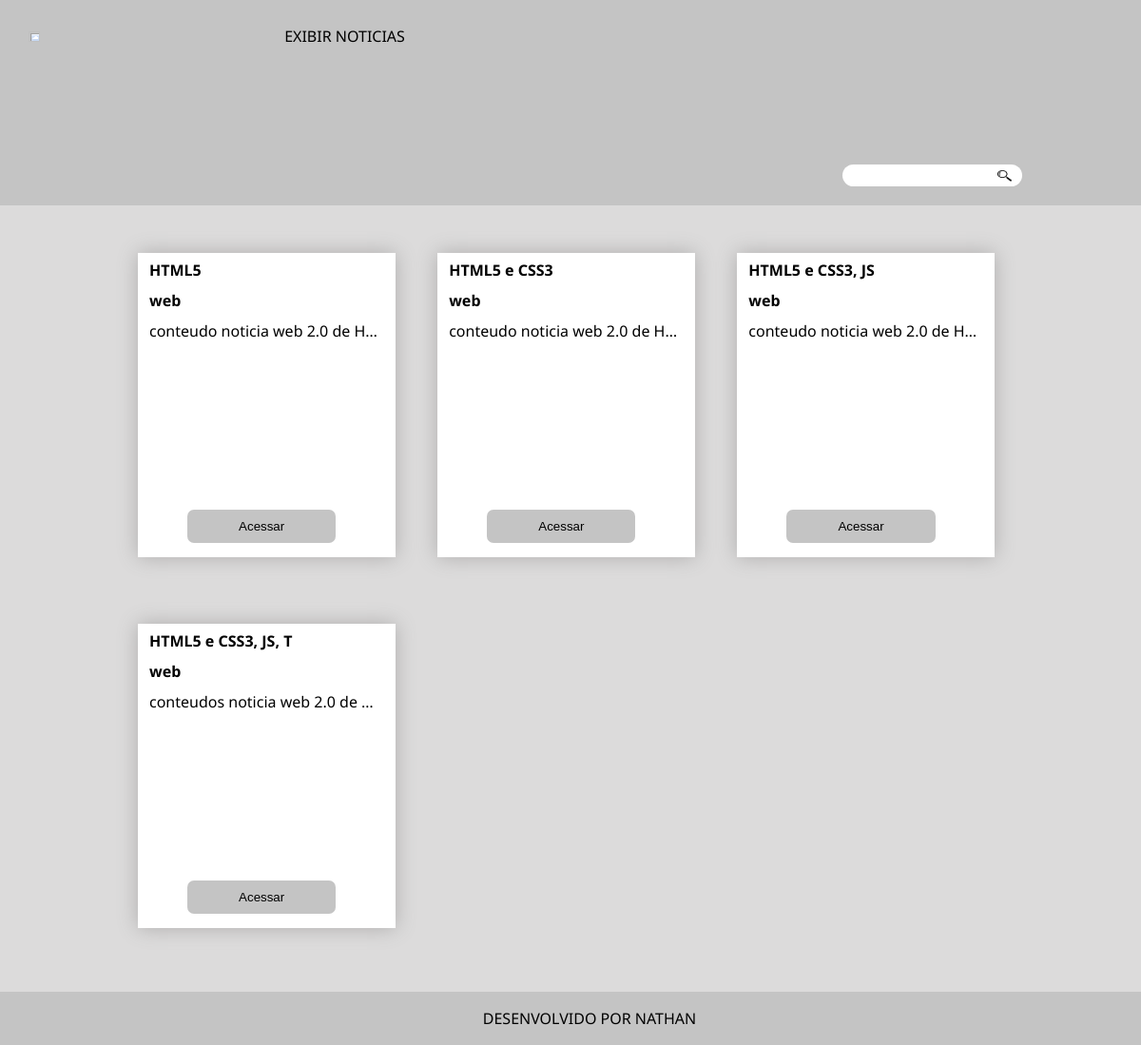
/index.php?busca=HTML5, run on the app's committed database.
### tables this page shows
CREATE TABLE `noticias` (
  `id` int(11) NOT NULL AUTO_INCREMENT,
  `id_usuario` int(11) DEFAULT NULL,
  `id_categoria` int(11) DEFAULT NULL,
  `titulo` varchar(150) NOT NULL,
  `conteudo` text NOT NULL,
  `data_publicacao` date DEFAULT NULL,
  PRIMARY KEY (`id`),
  KEY `id_categoria` (`id_categoria`),
  KEY `id_usuario` (`id_usuario`),
  CONSTRAINT `noticias_ibfk_1` FOREIGN KEY (`id_categoria`) REFERENCES `categorias` (`id`),
  CONSTRAINT `noticias_ibfk_2` FOREIGN KEY (`id_usuario`) REFERENCES `usuarios` (`id`)
);

CREATE TABLE `categorias` (
  `id` int(11) NOT NULL AUTO_INCREMENT,
  `nome` varchar(100) NOT NULL,
  PRIMARY KEY (`id`),
  UNIQUE KEY `nome` (`nome`)
);

### src/repositorio/RepositorioNoticias.php (called while the page is built, shortened)
<?php
class RepositorioNoticias
{
    private PDO $conexao;
    public function __construct(PDO $conexao)
    {
        $this->conexao = $conexao;
    }
    private function hidratarListaNoticias($consulta): array
    {
        $listaDadosNoticias = $consulta->fetchAll(PDO::FETCH_ASSOC);
        $listaNoticias = [];
        foreach ($listaDadosNoticias as $dadosNoticia) {
            $listaNoticias[] = new \Noticia(
                $dadosNoticia['id'],
                new \Categoria($dadosNoticia['id_da_categoria'], $dadosNoticia['categoria']),
                $dadosNoticia['titulo'],
                $dadosNoticia['conteudo'],
                $dadosNoticia['data_publicacao']
            );
        }
        return $listaNoticias;
    }
    public function pesquisarNoticia($palavra): array
    {
        $palavra = '%' . $palavra . '%';
        $sql = "SELECT noticias.id, categorias.id AS id_da_categoria, categorias.nome AS categoria, noticias.titulo, noticias.conteudo, noticias.data_publicacao
        FROM noticias JOIN categorias ON noticias.id_categoria = categorias.id WHERE noticias.titulo LIKE :palavra OR  categorias.nome LIKE :palavra ORDER BY noticias.data_publicacao DESC;";
        $consulta = $this->conexao->prepare($sql);
        $consulta->bindValue(':palavra', $palavra);
        $consulta->bindValue(':palavra', $palavra);
        $consulta->execute();
        return $this->hidratarListaNoticias($consulta);
    }
}

### src/dominio/modelo/Categoria.php (called while the page is built, shortened)
<?php
class Categoria
{
    private $categoria;
    public function __construct(?int $id, string $categoria)
    {
        $this->categoria = $this->limpar($categoria);
    }
    public function categoria(): string
    {
        return $this->categoria;
    }
    private function limpar($categoria)
    {
        $categoria = trim($categoria);
        $categoria = stripcslashes($categoria);
        $categoria = htmlspecialchars($categoria);
        return $categoria;
    }
}

### src/dominio/modelo/Noticia.php (called while the page is built, shortened)
<?php
class Noticia
{
    private $id;
    private $categoria;
    private $titulo;
    private $conteudo;
    public function __construct(?int $id, Categoria $categoria, string $titulo, string $conteudo, ?string $dataPublicacao)
    {
        $this->id = $id;
        $this->categoria = $categoria;
        $this->titulo = $this->limpar($titulo);
        $this->conteudo = $this->limpar($conteudo);
    }
    public function id(): ?int
    {
        return $this->id;
    }
    public function titulo(): string
    {
        return $this->titulo;
    }
    public function conteudo(): string
    {
        return $this->conteudo;
    }
    public function categoria(): string
    {
        return $this->categoria->categoria();
    }
    private function limpar($noticia)
    {
        $noticia = trim($noticia);
        $noticia = htmlspecialchars($noticia);
        return $noticia;
    }
}

### index.php (the view, shortened to what this page needs)
<?php
require_once 'src/dominio/modelo/Noticia.php';
require_once 'src/dominio/modelo/Categoria.php';
require_once 'src/repositorio/RepositorioNoticias.php';
require_once 'layout/cabecalho.php';
$conexao = Conexao::criarConexao();
$repositorioNoticias = new RepositorioNoticias($conexao);
if (isset($_GET['busca']) and $_GET['busca'] != '') {
    $noticias = $repositorioNoticias->pesquisarNoticia($_GET['busca']);
} else {
    $noticias = $repositorioNoticias->todasAsNoticias();
}
?>
<!DOCTYPE html>
<html lang="pt-br">
<head>
    <link rel="stylesheet" href="reset.css">
    <link rel="stylesheet" href="style.css">
</head>
    <main>
        <?php foreach ($noticias as $noticia) : ?>
            <section class="caixa-noticia">
                <h2><?php echo $noticia->titulo(); ?></h2>
                <h3><?php echo $noticia->categoria(); ?></h3>
                <p>
                    <?php echo $noticia->conteudo(); ?>
                </p>
                <div class="botao-caixa">
                    <button><a href="noticia.php?id=<?php echo $noticia->id(); ?>" class="butao-noticia">Acessar</a></button>
                </div>
            </section>
        <?php endforeach ?>
    </main>

### style.css (style rules this page uses)
body { background: rgb(220, 219, 219); font-family: 'Montserrat', sans-serif; font-family: 'Noto Sans', sans-serif; }
.cabecalho h1, form, a { display: inline-block; padding-left: 25px; padding-right: 25px; padding-top: 30px; padding-bottom: 20px; }
a { text-decoration: none; color: black; }
main { width: 950px; margin: 0 auto; margin-bottom: 5em; }
.caixa-noticia h2, h3 { padding-bottom: 1em; font-weight: bold; }
.caixa-noticia { background: white; margin-bottom: 70px; padding: 10px 12px; width: 26%; height: 300px; display: inline-block; margin-left: 20px; margin-right: 20px; position: relative; box-shadow: 0px 0px 20px rgb(174, 173, 173); }
.caixa-noticia p { max-width: 500px; white-space: nowrap; overflow: hidden; text-overflow: ellipsis; }
.butao-noticia { padding: 5px 15px; }
.botao-caixa { position: absolute; bottom: 15px; padding: 0 40px; }
.botao-caixa button { width: 200%; border-radius: 7px; border: none; background: rgb(196, 196, 196); padding: 5px 0; }
footer { background: rgb(196, 196, 196); text-align: center; padding: 20px; margin: auto; width: 100%; bottom: 0; position: fixed; }

### data on the page
noticias: id_categoria.nome "web", conteudo "conteudo noticia web 2.0 de H…"
noticias: titulo "HTML5 e CSS3", id_categoria.nome "web", conteudo "conteudo noticia web 2.0 de H…"
noticias: titulo "HTML5 e CSS3, JS", id_categoria.nome "web", conteudo "conteudo noticia web 2.0 de H…"
noticias: titulo "HTML5 e CSS3, JS, T", id_categoria.nome "web", conteudo "conteudos noticia web 2.0 de…"
